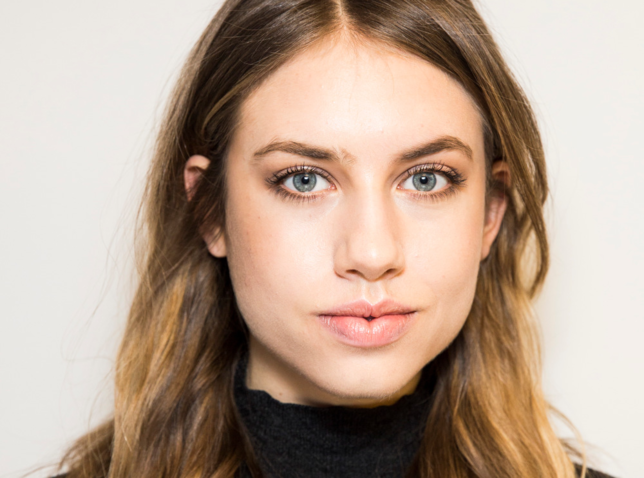
#> input picture face.png, 644 x 478 px
$ python faceCannyTest.py
#> lines starting #> are read from the running program, lines starting #| are printed output that depends on the picture; after the words box and inside, x2 and y2 are one past the last pixel; in counts of white or black regions, pixels touching at a corner belong together
import cv2 as cv
import numpy as np
img=cv.imread('face.png',0)
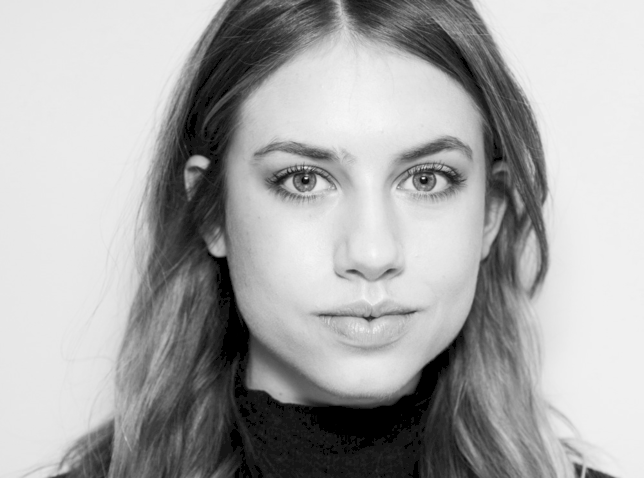
#> img: shape (478, 644); min 0, max 249, mean 169.1
img=cv.Canny((cv.GaussianBlur(img,(11,11),0)),100,150)
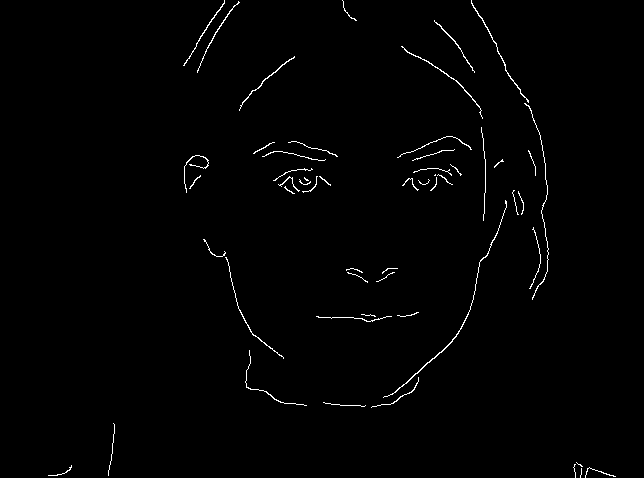
#> img: shape (478, 644); 0.99% white in thin lines or dots, all inside (x1, y1, x2, y2) = (48, 0, 616, 478)
cv.namedWindow('img',cv.WINDOW_FULLSCREEN)
cv.imshow('img',img)
cv.waitKey(0)
cv.destroyAllWindows()
